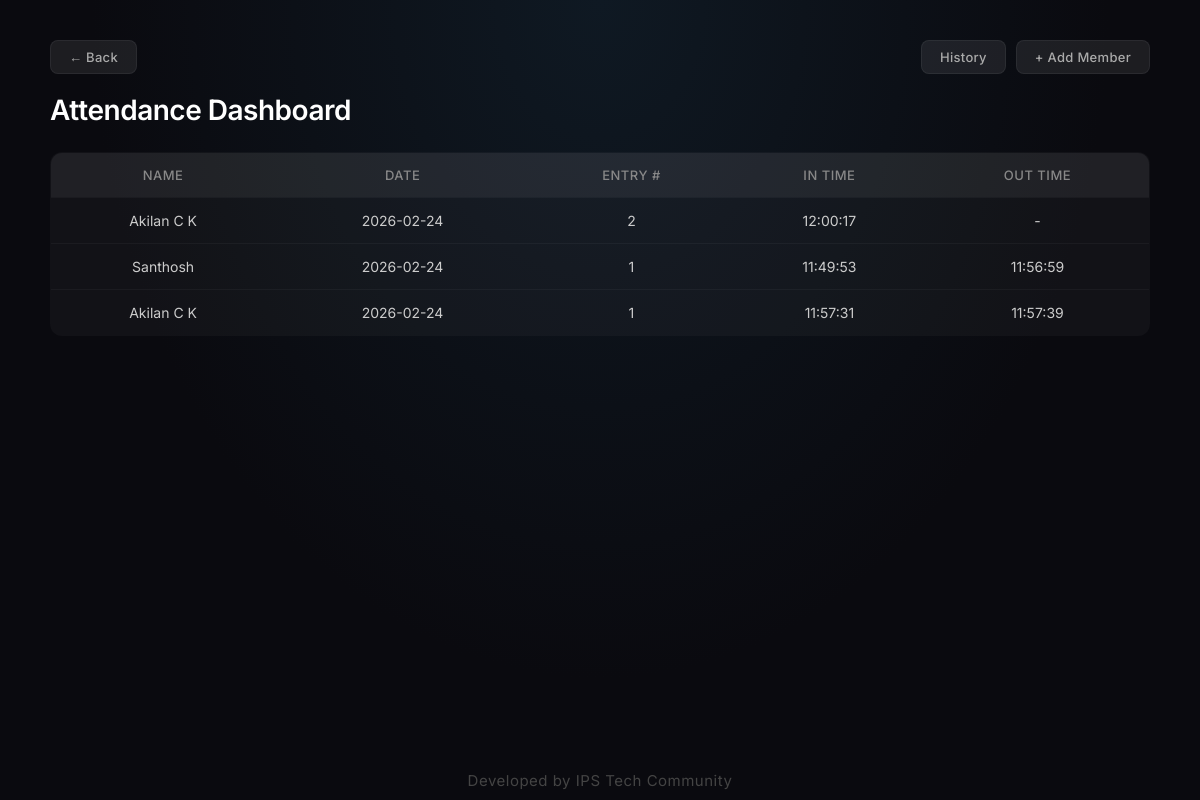
Page /dashboard on the earlier database version.
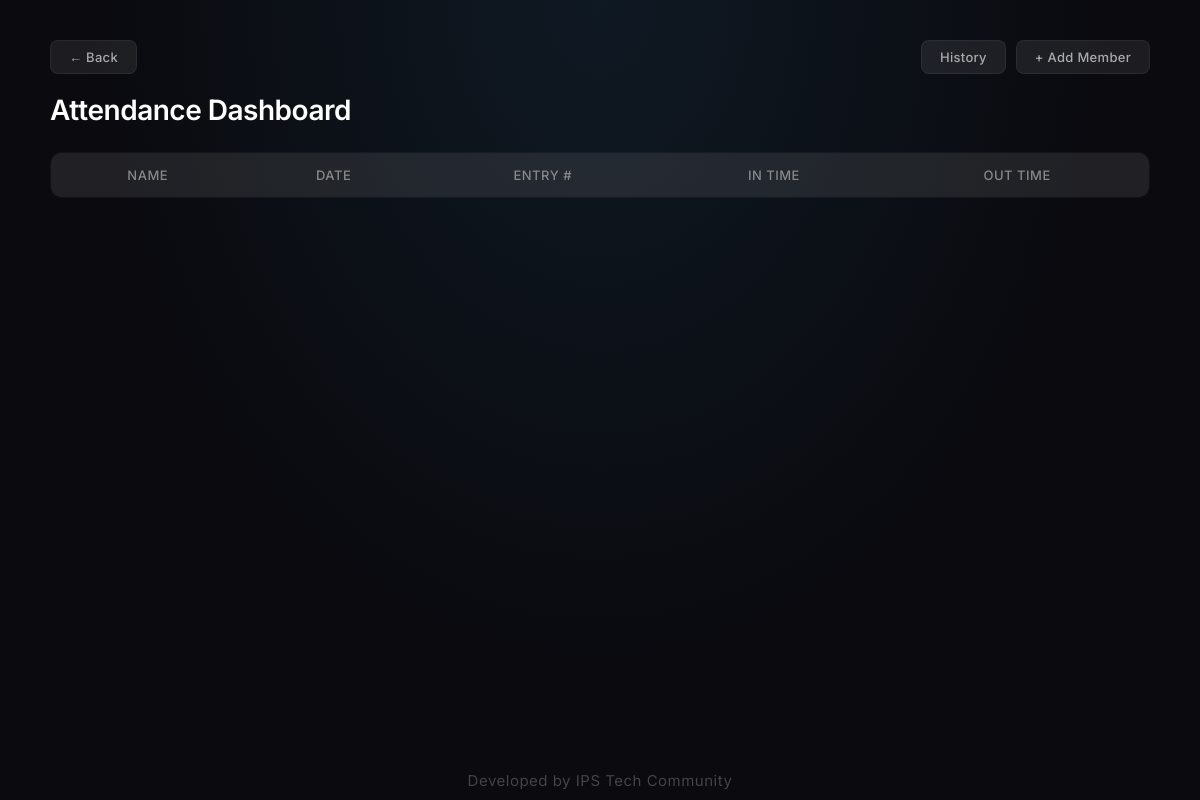
Same page on the later database version.
### tables this page shows
CREATE TABLE attendance (
            id INTEGER PRIMARY KEY AUTOINCREMENT,
            student_id INTEGER,
            date TEXT,
            in_time TEXT,
            out_time TEXT,
            entry_number INTEGER DEFAULT 1,
            FOREIGN KEY(student_id) REFERENCES students(id)
        );

CREATE TABLE students (
            id INTEGER PRIMARY KEY AUTOINCREMENT,
            name TEXT NOT NULL,
            roll_number TEXT,
            rfid_uid TEXT UNIQUE NOT NULL
        );

### app.py (the view)
@app.route("/dashboard")
def dashboard():
    conn = get_db()
    cursor = conn.cursor()
    records = cursor.execute('''
        SELECT students.name, attendance.date, attendance.in_time, attendance.out_time, attendance.entry_number
        FROM attendance
        JOIN students ON students.id = attendance.student_id
        ORDER BY attendance.date DESC, attendance.entry_number DESC
    ''').fetchall()
    conn.close()
    return render_template("dashboard.html", records=records)

### app.py (called while the page is built)
def get_db():
    conn = sqlite3.connect(DATABASE)
    conn.row_factory = sqlite3.Row
    return conn

### templates/dashboard.html (shortened to what this page needs)
<!DOCTYPE html>
<html>
<head>
    <link rel="stylesheet" href="{{ url_for('static', filename='style.css') }}">
</head>
<body>
<div class="dashboard-container">
    <div class="dashboard-header">
        <a href="/" class="back-btn">&larr; Back</a>
        <div class="dashboard-header-right">
            <a href="/history" class="history-btn">History</a>
            <a href="#" class="add-member-btn" onclick="showPasswordModal()">+ Add Member</a>
        </div>
    </div>
    <h1>Attendance Dashboard</h1>
    <table>
        <thead>
            <tr>
                <th>Name</th>
                <th>Date</th>
                <th>Entry #</th>
                <th>In Time</th>
                <th>Out Time</th>
            </tr>
        </thead>
        <tbody>
            {% for record in records %}
            <tr>
                <td>{{ record.name }}</td>
                <td>{{ record.date }}</td>
                <td>{{ record.entry_number }}</td>
                <td>{{ record.in_time }}</td>
                <td>{{ record.out_time if record.out_time else '-' }}</td>
            </tr>
            {% endfor %}
        </tbody>
    </table>
</div>
<footer class="footer">Developed by IPS Tech Community</footer>
</body>
</html>

### static/style.css (style rules this page uses)
body { margin: 0; font-family: 'Inter', 'Segoe UI', sans-serif; background: #0a0a0f; color: white; }
.footer { position: fixed; bottom: 0; left: 0; width: 100%; text-align: center; padding: 10px 0; font-size: 15px; color: #444; background: transparent; letter-spacing: 0.5px; }
.dashboard-container { padding: 40px 50px; position: relative; min-height: 100vh; box-sizing: border-box; background: radial-gradient(ellipse at top, #0f1923 0%, #0a0a0f 60%); }
.back-btn { display: inline-block; padding: 8px 18px; background: rgba(255, 255, 255, 0.08); color: #aaa; text-decoration: none; border-radius: 8px; font-size: 13px; font-weight: 500; transition: all 0.3s; border: 1px solid rgba(255, 255, 255, 0.06); letter-spacing: 0.3px; }
.dashboard-header { display: flex; justify-content: space-between; align-items: center; margin-bottom: 10px; }
.dashboard-container h1 { margin-bottom: 25px; font-size: 28px; font-weight: 600; letter-spacing: -0.5px; }
table { width: 100%; border-collapse: collapse; background: rgba(255, 255, 255, 0.03); border: 1px solid rgba(255, 255, 255, 0.06); border-radius: 12px; overflow: hidden; }
th, td { padding: 14px 16px; text-align: center; }
th { background: rgba(255, 255, 255, 0.06); font-weight: 500; font-size: 13px; text-transform: uppercase; letter-spacing: 0.5px; color: #888; }
.add-member-btn { padding: 8px 18px; background: rgba(255, 255, 255, 0.08); color: #aaa; text-decoration: none; border-radius: 8px; font-size: 13px; font-weight: 500; transition: all 0.3s; border: 1px solid rgba(255, 255, 255, 0.06); letter-spacing: 0.3px; }
.dashboard-header-right { display: flex; gap: 10px; align-items: center; }
.history-btn { padding: 8px 18px; background: rgba(255, 255, 255, 0.08); color: #aaa; text-decoration: none; border-radius: 8px; font-size: 13px; font-weight: 500; transition: all 0.3s; border: 1px solid rgba(255, 255, 255, 0.06); letter-spacing: 0.3px; }

Differences in the rows shown:
removed attendance: name "Akilan C K", date "2026-02-24", entry_number "2", in_time "12:00:17", out_time "-"
removed attendance: name "Santhosh", date "2026-02-24", entry_number "1", in_time "11:49:53", out_time "11:56:59"
removed attendance: name "Akilan C K", date "2026-02-24", entry_number "1", in_time "11:57:31", out_time "11:57:39"
